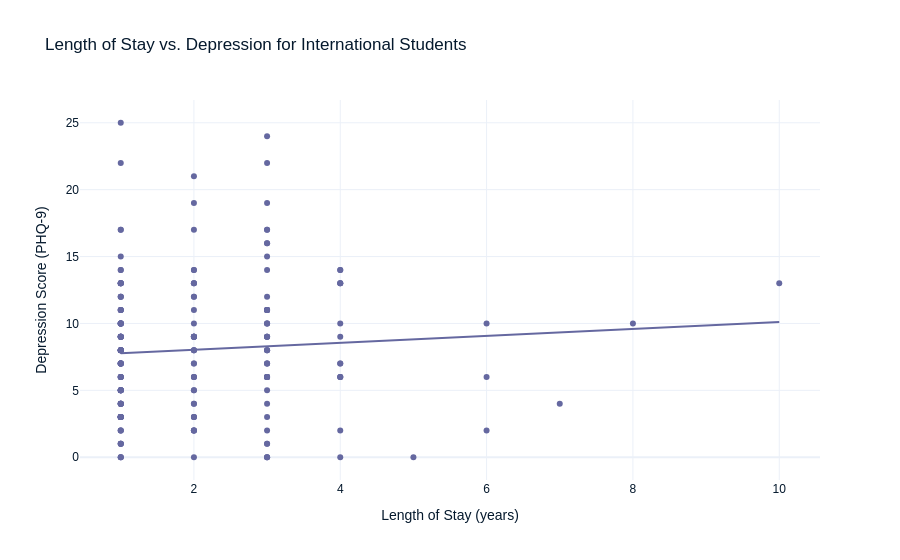

Notebook code cell kept with this figure:
### Code cell
fig3 = px.scatter(stay_depression, x='stay', y='todep',
                 labels={'stay': 'Length of Stay (years)', 'todep': 'Depression Score (PHQ-9)'},
                 title='Length of Stay vs. Depression for International Students',
                 trendline='ols')
fig3.show()

### Figure 1 — Plotly figure (JSON) as saved in the notebook; plotly's stock layout.template omitted (floating-point values rounded to 4 significant figures; data arrays with more than 128 entries replaced by an {"elided": "..."} marker saying what was removed)
{"data": [{"hovertemplate": "Length of Stay (years)=%{x}<br>Depression Score (PHQ-9)=%{y}<extra></extra>", "legendgroup": "", "marker": {"color": "#6568a0", "symbol": "circle"}, "mode": "markers", "name": "", "orientation": "v", "showlegend": false, "type": "scatter", "x": {"elided": "201 int values"}, "xaxis": "x", "y": {"elided": "201 int values"}, "yaxis": "y"}, {"hovertemplate": "<b>OLS trendline</b><br>todep = 0.260255 * stay + 7.50743<br>R<sup>2</sup>=0.005324<br><br>Length of Stay (years)=%{x}<br>Depression Score (PHQ-9)=%{y} <b>(trend)</b><extra></extra>", "legendgroup": "", "marker": {"color": "#6568a0", "symbol": "circle"}, "mode": "lines", "name": "", "showlegend": false, "type": "scatter", "x": {"elided": "201 int values"}, "xaxis": "x", "y": {"elided": "201 float values"}, "yaxis": "y"}], "layout": {"legend": {"tracegroupgap": 0}, "title": {"text": "Length of Stay vs. Depression for International Students"}, "xaxis": {"anchor": "y", "domain": [0, 1], "title": {"text": "Length of Stay (years)"}}, "yaxis": {"anchor": "x", "domain": [0, 1], "title": {"text": "Depression Score (PHQ-9)"}}}}
